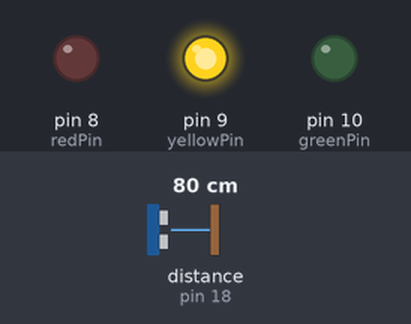
A sketch run on a simulated Arduino Uno, built with avr-gcc and run on an emulated ATmega328P. Parts: output pins drawn as LEDs (lit = HIGH). Wiring (inferred from the names in the program): ultrasonic range finder: trigger pin 19; echo pin 18. The inputs (shaded band) are chosen by the test bench; at power-on: distance to the obstacle (sensor on pin 18) 80 cm. The echo pulse lasts 58.3 µs per cm; pins used as bus, display or sensor lines are not drawn.

Above: at 1.2 s.
1.3 s: distance to the obstacle (sensor on pin 18) set to 71 cm
At 2.1 s:
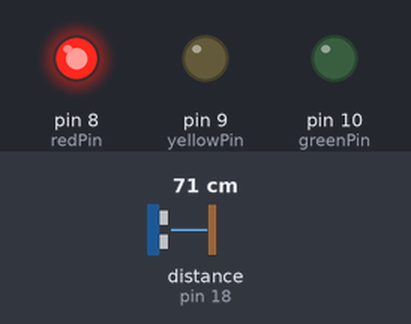
2.8 s: distance to the obstacle (sensor on pin 18) set to 120 cm
At 3.4 s:
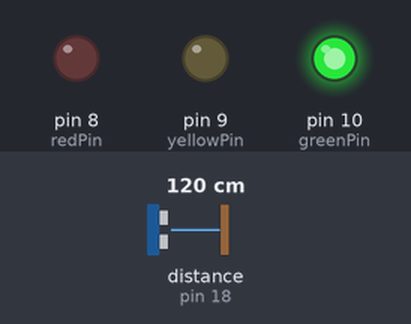
4.3 s: distance to the obstacle (sensor on pin 18) set to 104 cm
5.8 s: distance to the obstacle (sensor on pin 18) set to 99 cm
At 6.8 s:
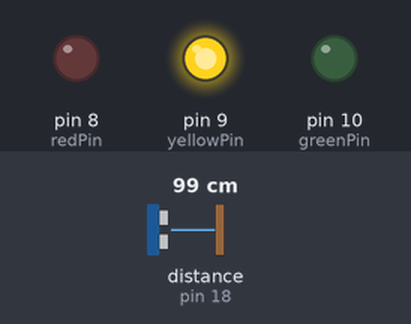
7.3 s: distance to the obstacle (sensor on pin 18) set to 2 cm
At 7.9 s:
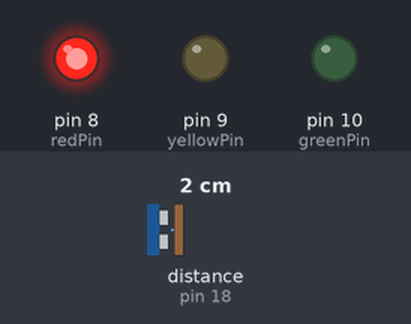
Timing chart, 0 to 9.8 s (numbered marks = the images above; inputs shaded):
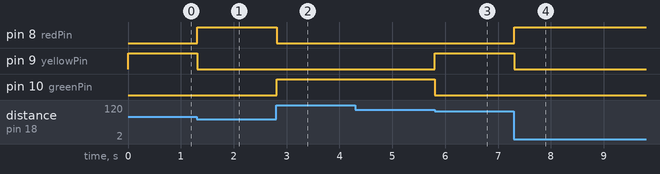

Measured:
- the behaviour switches between 76 and 75 cm on distance to the obstacle (sensor on pin 18) (found by bisection; images 0 and 1)
- the behaviour switches between 102 and 101 cm on distance to the obstacle (sensor on pin 18) (found by bisection; images 2 and 3)
- after the input at 1.3 s, pin 8 (redPin): LOW → HIGH at once; pin 9 (yellowPin): HIGH → LOW at once
- after the input at 2.8 s, pin 8 (redPin): HIGH → LOW at once; pin 10 (greenPin): LOW → HIGH at once
- after the input at 4.3 s, every drawn part: stays the same
- after the input at 5.8 s, pin 9 (yellowPin): LOW → HIGH at once; pin 10 (greenPin): HIGH → LOW at once
- after the input at 7.3 s, pin 8 (redPin): LOW → HIGH at once; pin 9 (yellowPin): HIGH → LOW at once

The sketch:

sensor.ino
```cpp
// ---------------------------------------------------------------- //
// Ultrasoninc Sensor HC-SR04
// Using Arduino IDE 1.8.7
// Using HC-SR04 Module
// by Chris Vallianatos
// April 20, 2021
// ---------------------------------------------------------------- //

#define echoPin 18 // attach pin D2 Arduino to pin Echo of HC-SR04
#define trigPin 19 //attach pin D3 Arduino to pin Trig of HC-SR04

#define redPin 8
#define yellowPin 9
#define greenPin 10

// defines variables
long duration; // variable for the duration of sound wave travel
int distance; // variable for the distance measurement

void setup() {
  pinMode(trigPin, OUTPUT); // Sets the trigPin as an OUTPUT
  pinMode(echoPin, INPUT); // Sets the echoPin as an INPUT
  pinMode(redPin, OUTPUT);
  pinMode(yellowPin, OUTPUT);
  pinMode(greenPin, OUTPUT);

  Serial.begin(9600); // // Serial Communication is starting with 9600 of baudrate speed
}

void loop() {

  // Clears the trigPin condition
  digitalWrite(trigPin, LOW);
  delayMicroseconds(2);
  // Sets the trigPin HIGH (ACTIVE) for 10 microseconds
  digitalWrite(trigPin, HIGH);
  delayMicroseconds(10);
  digitalWrite(trigPin, LOW);
  // Reads the echoPin, returns the sound wave travel time in microseconds
  duration = pulseIn(echoPin, HIGH);
  // Calculating the distance
  distance = duration * 0.034 / 2; // Speed of sound wave divided by 2 (go and back)
  // Displays the distance on the Serial Monitor and turns on or off the LEDs
  if (distance < 75)
  {
     digitalWrite(redPin, HIGH);
     digitalWrite(yellowPin, LOW);
     digitalWrite(greenPin, LOW);
  }
  if (distance > 75 && distance < 100)
  {
     digitalWrite(redPin, LOW);
     digitalWrite(yellowPin, HIGH);
     digitalWrite(greenPin, LOW);
  }
  if (distance > 100)
  {
     digitalWrite(redPin, LOW);
     digitalWrite(yellowPin, LOW);
     digitalWrite(greenPin, HIGH);
  }
}
```

arduino1.c
```cpp
// ---------------------------------------------------------------- //
// Ultrasoninc Sensor HC-SR04
// Using Arduino IDE 1.8.7
// Using HC-SR04 Module
// by Chris Vallianatos
// April 20, 2021
// ---------------------------------------------------------------- //

#define echoPin 2 // attach pin D2 Arduino to pin Echo of HC-SR04
#define trigPin 3 //attach pin D3 Arduino to pin Trig of HC-SR04

#define redPin 13
#define yellowPin 12
#define greenPin 11

// defines variables
long duration; // variable for the duration of sound wave travel
int distance; // variable for the distance measurement

void setup() {
  pinMode(trigPin, OUTPUT); // Sets the trigPin as an OUTPUT
  pinMode(echoPin, INPUT); // Sets the echoPin as an INPUT
  pinMode(redPin, OUTPUT);
  pinMode(yellowPin, OUTPUT);
  pinMode(greenPin, OUTPUT);

  Serial.begin(9600); // // Serial Communication is starting with 9600 of baudrate speed
}

void loop() {

  // Clears the trigPin condition
  digitalWrite(trigPin, LOW);
  delayMicroseconds(2);
  // Sets the trigPin HIGH (ACTIVE) for 10 microseconds
  digitalWrite(trigPin, HIGH);
  delayMicroseconds(10);
  digitalWrite(trigPin, LOW);
  // Reads the echoPin, returns the sound wave travel time in microseconds
  duration = pulseIn(echoPin, HIGH);
  // Calculating the distance
  distance = duration * 0.034 / 2; // Speed of sound wave divided by 2 (go and back)
  // Displays the distance on the Serial Monitor and turns on or off the LEDs
  if (distance < 50)
  {
     digitalWrite(redPin, HIGH);
     digitalWrite(yellowPin, LOW);
     digitalWrite(greenPin, LOW);
  }
  if (distance > 50 && distance < 75)
  {
     digitalWrite(redPin, LOW);
     digitalWrite(yellowPin, HIGH);
     digitalWrite(greenPin, LOW);
  }
  if (distance > 75 && distance < 101)
  {
     digitalWrite(redPin, LOW);
     digitalWrite(yellowPin, LOW);
     digitalWrite(greenPin, HIGH);
  }
  Serial.print(distance);
  Serial.println(" cm");// action A
}
```
